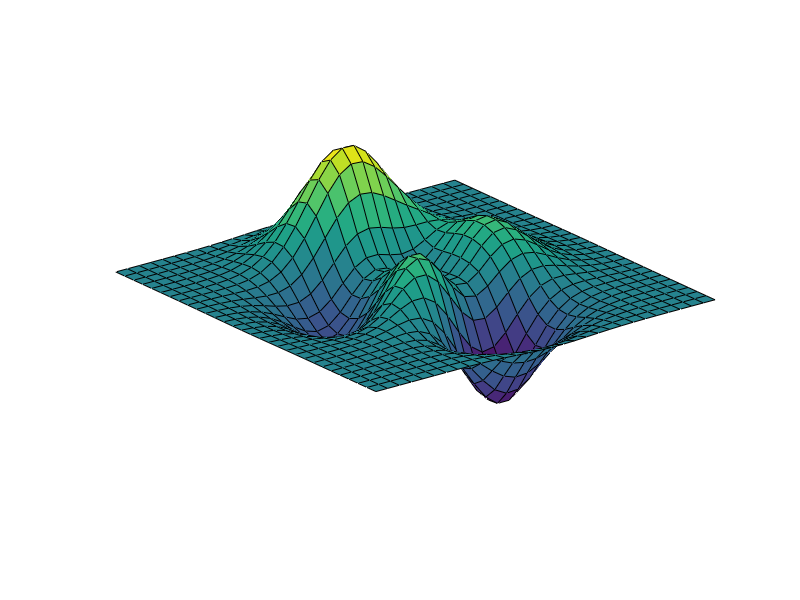

Recreate this plot in MATLAB. (Note: this script raises an error after producing the figure.)
%=============================================================================
% Copyright (c) 2016-present Allan CORNET (Nelson)
%=============================================================================
% This file is part of Nelson.
%=============================================================================
% LICENCE_BLOCK_BEGIN
% SPDX-License-Identifier: LGPL-3.0-or-later
% LICENCE_BLOCK_END
%=============================================================================
% <--ADV-CLI MODE-->
f = figure('Visible', 'off');
surf(peaks(30));
axis('off');
handle = __web_graphics_handle__(f, 'number');
ax = gca();
before = ax.View;
full = __web_display_list__(f);
request = struct('action', 'view', 'azimuth', 10, 'elevation', 20, ...
  'compactView', true, 'historyGroup', 'compact-drag');
profile('clear'); profile('on');
response = __web_figure_action__(handle, jsonencode(request));
profile('off');
stats = profile('info'); profile('clear');
asserts.isfalse(any(strcmp({stats.FunctionName}, 'drawnow')));
reply = jsondecode(response);
asserts.istrue(reply.state.canUndo);
asserts.isequal(ax.View, [10 20]);
request.azimuth = 30;
response = __web_figure_action__(handle, jsonencode(request));
asserts.istrue(numel(response) < numel(full));
request.compactView = false; request.softwareFallback = false;
reply = jsondecode(__web_figure_action__(handle, jsonencode(request)));
asserts.istrue(isfield(reply.displayList, 'webglMeshes'));
__web_figure_action__(handle, '{"action":"undo"}');
asserts.isapprox(ax.View, before, 1e-10);
__web_figure_action__(handle, '{"action":"redo"}');
asserts.isequal(ax.View, [30 20]);
close(f);
f = figure('Visible', 'off');
patch('Faces', [1 2 3], 'Vertices', [0 0 0; 1 0 1; 0 1 2]);
view(0, 90); axis('off');
frame = jsondecode(__web_display_list__(f));
asserts.istrue(frame.is3d);
asserts.istrue(frame.rotatableAxes(1).is3d);
close(f);
